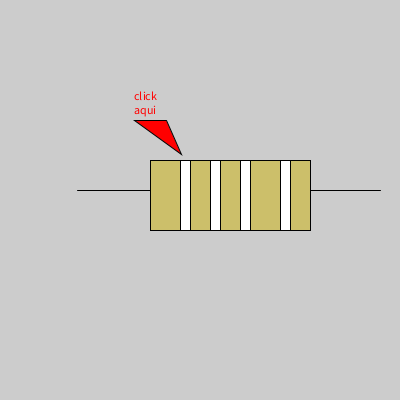
Frame 1 (no input)
Frame 2 (the mouse pressed at the canvas centre, redrawn once): identical to frame 1, image omitted

The Processing sketch that drew this single still picture (run headless with seeded random() and noise(); the mouse was pressed at the canvas centre and the sketch redrawn once):

// Processing sketch: processing_122156
// ── processing_122156.pde

//triangulo indicador//

//variable utilizada en el switch//
int b;

void setup()
{
    colorMode(RGB);
    size(400,400);
    noLoop();
    
    fill(255, 0, 0);
    triangle(134, 120, 166, 120, 181, 154);
    fill(255, 0, 0);
    text("click \naqui",134,100);
    fill(255, 0, 0);
    
    //resistencia//
    fill(204, 191, 106);
    rect(150,160,160,70);
    line(77,190,150,190);
    line(310,190,380,190);
    
    //lineas//
    noFill();
    fill(255, 255, 255);
    rect(180,160,10,70);
    rect(210,160,10,70);
    rect(240,160,10,70);
    rect(280,160,10,70);
}

void triangulo()
{
    fill(199, 48, 48);
    triangle(89, 34, 81, 14, 50, 37);
    text("click \naqui",95,20);  
}


void colores()
{
    fill(0, 0, 0);
    rect(10,20,30,30);
    fill(97, 63, 3);
    rect(10,55,30,30);
    fill(255, 0, 0);
    rect(10,90,30,30);
    fill(255, 162, 0);
    rect(10,125,30,30);
    fill(247, 255, 0);
    rect(10,160,30,30);
    fill(68, 158, 8);
    rect(10,195,30,30);
    fill(0, 51, 255);
    rect(10,230,30,30);
    fill(185, 7, 230);
    rect(10,265,30,30);
    fill(148, 142, 142);
    rect(10,300,30,30);
    fill(255, 255, 255);
    rect(10,335,30,30);
    fill(13, 1, 1);
    text(0,55,40);
    text(1,55,75);
    text(2,55,110);
    text(3,55,145);
    text(4,55,180);
    text(5,55,215);
    text(6,55,250);
    text(7,55,285);
    text(8,55,320);
    text(9,55,355);
    text("5%",335,110);
    text("10%",331,75);
    text("2%", 335,40);
}

//esta en proseso//
void banda()
{
   switch(b){
       case 1:rect(180,160,10,70);
       break;
       case 2:rect(210,160,10,70);
       break;
       case 3:rect(240,160,10,70);
       break;
       case 4:rect(280,160,10,70);
   }
    
}

void draw()
{
   if(mouseX>=180 && mouseX<=190 && mouseY>=160 && mouseY<=230){
         colores();
         triangulo();
          b=1;
   }else if(mouseX>=210 && mouseX<=220 && mouseY>=160 && mouseY<=230){
         colores();
         triangulo();
          b=2;
   }else if(mouseX>=240 && mouseX<=250 && mouseY>=160 && mouseY<=230){
         colores();
         triangulo();
         b=3;
   }else if(mouseX>=280 && mouseX<=290 && mouseY>=160 && mouseY<=230){
         fill(250, 250, 250);
         rect(300,120,30,30);
         fill(255, 0, 0);
         text("sin \ncolor",302,134);
         fill(255, 0, 0);
         rect(300,15,30,30);
         fill(117, 115, 115);
         rect(300,50,30,30);
         fill(184, 148, 40);
         rect(300,85,30,30);
         b=4;
   }
    
    if(mouseX>=10 && mouseX<=40 && mouseY>=20 && mouseY<=50){
            fill(10, 9, 9);
            banda();
    }else if(mouseX>=10 && mouseX<=40 && mouseY>=55 && mouseY<=85){
            fill(97, 63, 3);
            banda();
    }else if(mouseX>=10 && mouseX<=40 && mouseY>=90 && mouseY<=120){
            fill(255, 0, 0);
            banda();
    }else if(mouseX>=10 && mouseX<=40 && mouseY>=125 && mouseY<=155){
           fill(255, 162, 0);
            banda();
    }else if(mouseX>=10 && mouseX<=40 && mouseY>=160 && mouseY<=190){
            fill(247,255, 0);
            banda();
    }else if(mouseX>=10 && mouseX<=40 && mouseY>=195 && mouseY<=225){
            fill(68, 158, 8);
            banda();
    }else if(mouseX>=10 && mouseX<=40 && mouseY>=230 && mouseY<=260){
            fill(0, 51, 225);
            banda();
    }else if(mouseX>=10 && mouseX<=40 && mouseY>=265 && mouseY<=295){
            fill(185, 7, 230);
            banda();
    }else if(mouseX>=10 && mouseX<=40 && mouseY>=300 && mouseY<=330){
            fill(148, 142, 142);
            banda();
    }else if(mouseX>=10 && mouseX<=40 && mouseY>=335 && mouseY<=365){
            fill(250, 250, 250);
            //colores de balencia//
            banda();
    } else if(mouseX>=300 && mouseX<=330 && mouseY>=15 && mouseY<=45){
            fill(255, 0, 0);
            banda();        
    } else if(mouseX>=300 && mouseX<=330 && mouseY>=50 && mouseY<=80){
            fill(122, 122, 118);
            banda();
    } else if(mouseX>=300&& mouseX<=330 && mouseY>=85 && mouseY<=115){
           fill(148, 121, 40);
            banda();
    } else if(mouseX>=300&& mouseX<=330 && mouseY>=120 && mouseY<=150){
            fill(230, 227, 230);
            text("sin \ncolor",302,134);
            banda();
    }   
}

//precionar banda //
void mouseClicked() 
{
  redraw();
}


//pintar banda//
void mousePressed()
{
  redraw();  
}
